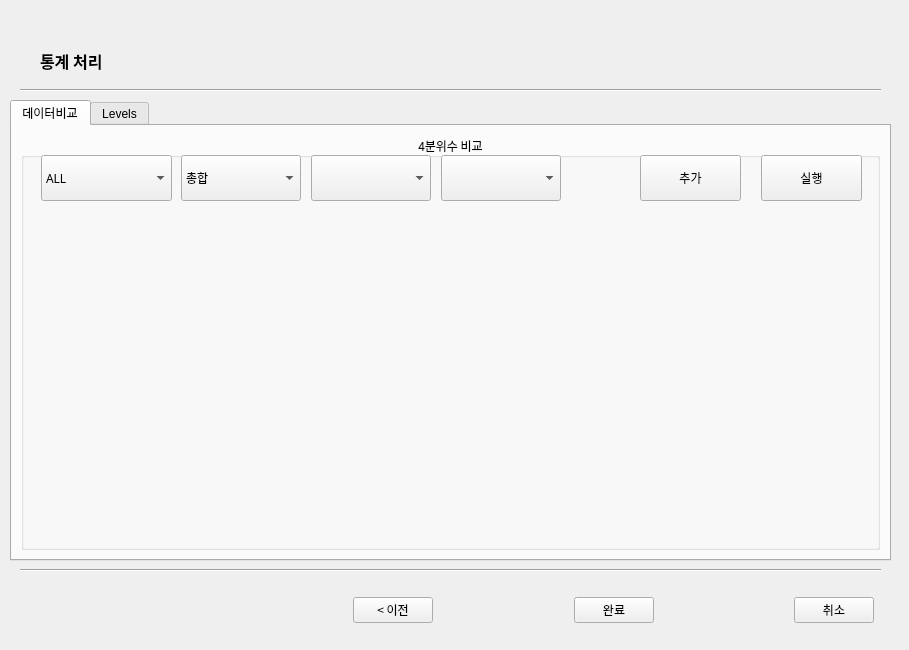
<?xml version="1.0" encoding="UTF-8"?>
<ui version="4.0">
 <class>Import Data</class>
 <widget class="QMainWindow" name="Import Data">
  <property name="geometry">
   <rect>
    <x>0</x>
    <y>0</y>
    <width>909</width>
    <height>650</height>
   </rect>
  </property>
  <property name="windowTitle">
   <string>통계 처리</string>
  </property>
  <widget class="QWidget" name="centralwidget">
   <widget class="Line" name="line">
    <property name="geometry">
     <rect>
      <x>20</x>
      <y>560</y>
      <width>861</width>
      <height>20</height>
     </rect>
    </property>
    <property name="orientation">
     <enum>Qt::Horizontal</enum>
    </property>
   </widget>
   <widget class="QWidget" name="horizontalLayoutWidget_2">
    <property name="geometry">
     <rect>
      <x>353</x>
      <y>580</y>
      <width>521</width>
      <height>61</height>
     </rect>
    </property>
    <property name="font">
     <font>
      <family>맑은 고딕</family>
      <pointsize>9</pointsize>
     </font>
    </property>
    <layout class="QHBoxLayout" name="horizontalLayout_2">
     <item>
      <widget class="QPushButton" name="backButton">
       <property name="font">
        <font>
         <family>맑은 고딕</family>
         <pointsize>9</pointsize>
        </font>
       </property>
       <property name="text">
        <string>&lt; 이전</string>
       </property>
      </widget>
     </item>
     <item>
      <spacer name="horizontalSpacer_4">
       <property name="orientation">
        <enum>Qt::Horizontal</enum>
       </property>
       <property name="sizeHint" stdset="0">
        <size>
         <width>40</width>
         <height>20</height>
        </size>
       </property>
      </spacer>
     </item>
     <item>
      <spacer name="horizontalSpacer">
       <property name="font">
        <font>
         <family>맑은 고딕</family>
         <pointsize>9</pointsize>
        </font>
       </property>
       <property name="orientation">
        <enum>Qt::Horizontal</enum>
       </property>
       <property name="sizeHint" stdset="0">
        <size>
         <width>40</width>
         <height>20</height>
        </size>
       </property>
      </spacer>
     </item>
     <item>
      <widget class="QPushButton" name="finishButton">
       <property name="font">
        <font>
         <family>맑은 고딕</family>
         <pointsize>9</pointsize>
        </font>
       </property>
       <property name="text">
        <string>완료</string>
       </property>
      </widget>
     </item>
     <item>
      <spacer name="horizontalSpacer_3">
       <property name="font">
        <font>
         <family>맑은 고딕</family>
         <pointsize>9</pointsize>
        </font>
       </property>
       <property name="orientation">
        <enum>Qt::Horizontal</enum>
       </property>
       <property name="sizeHint" stdset="0">
        <size>
         <width>40</width>
         <height>20</height>
        </size>
       </property>
      </spacer>
     </item>
     <item>
      <spacer name="horizontalSpacer_2">
       <property name="orientation">
        <enum>Qt::Horizontal</enum>
       </property>
       <property name="sizeHint" stdset="0">
        <size>
         <width>40</width>
         <height>20</height>
        </size>
       </property>
      </spacer>
     </item>
     <item>
      <widget class="QPushButton" name="cancelButton">
       <property name="font">
        <font>
         <family>맑은 고딕</family>
         <pointsize>9</pointsize>
        </font>
       </property>
       <property name="text">
        <string>취소</string>
       </property>
      </widget>
     </item>
    </layout>
   </widget>
   <widget class="Line" name="line_2">
    <property name="geometry">
     <rect>
      <x>20</x>
      <y>80</y>
      <width>861</width>
      <height>20</height>
     </rect>
    </property>
    <property name="orientation">
     <enum>Qt::Horizontal</enum>
    </property>
   </widget>
   <widget class="QLabel" name="label">
    <property name="geometry">
     <rect>
      <x>40</x>
      <y>30</y>
      <width>301</width>
      <height>61</height>
     </rect>
    </property>
    <property name="font">
     <font>
      <family>맑은 고딕</family>
      <pointsize>12</pointsize>
      <weight>75</weight>
      <bold>true</bold>
     </font>
    </property>
    <property name="text">
     <string>통계 처리</string>
    </property>
   </widget>
   <widget class="QTabWidget" name="compareTab_2">
    <property name="geometry">
     <rect>
      <x>10</x>
      <y>100</y>
      <width>881</width>
      <height>461</height>
     </rect>
    </property>
    <property name="currentIndex">
     <number>0</number>
    </property>
    <widget class="QWidget" name="tab2_2">
     <attribute name="title">
      <string>데이터비교</string>
     </attribute>
     <layout class="QGridLayout" name="gridLayout_5">
      <item row="0" column="0">
       <widget class="QGroupBox" name="groupBox">
        <property name="font">
         <font>
          <family>맑은 고딕</family>
         </font>
        </property>
        <property name="title">
         <string>4분위수 비교</string>
        </property>
        <property name="alignment">
         <set>Qt::AlignCenter</set>
        </property>
        <widget class="QWidget" name="layoutWidget">
         <property name="geometry">
          <rect>
           <x>10</x>
           <y>100</y>
           <width>401</width>
           <height>301</height>
          </rect>
         </property>
         <layout class="QHBoxLayout" name="beforePlot"/>
        </widget>
        <widget class="QWidget" name="layoutWidget">
         <property name="geometry">
          <rect>
           <x>430</x>
           <y>100</y>
           <width>411</width>
           <height>301</height>
          </rect>
         </property>
         <layout class="QHBoxLayout" name="afterPlot"/>
        </widget>
        <widget class="QComboBox" name="AllPart">
         <property name="geometry">
          <rect>
           <x>20</x>
           <y>20</y>
           <width>131</width>
           <height>46</height>
          </rect>
         </property>
         <property name="font">
          <font>
           <family>맑은 고딕</family>
          </font>
         </property>
         <item>
          <property name="text">
           <string>ALL</string>
          </property>
         </item>
         <item>
          <property name="text">
           <string>IQR</string>
          </property>
         </item>
        </widget>
        <widget class="QComboBox" name="function">
         <property name="geometry">
          <rect>
           <x>160</x>
           <y>20</y>
           <width>120</width>
           <height>46</height>
          </rect>
         </property>
         <property name="font">
          <font>
           <family>맑은 고딕</family>
          </font>
         </property>
         <item>
          <property name="text">
           <string>총합</string>
          </property>
         </item>
         <item>
          <property name="text">
           <string>평균</string>
          </property>
         </item>
        </widget>
        <widget class="QComboBox" name="columns">
         <property name="geometry">
          <rect>
           <x>290</x>
           <y>20</y>
           <width>120</width>
           <height>46</height>
          </rect>
         </property>
         <property name="sizePolicy">
          <sizepolicy hsizetype="Fixed" vsizetype="Fixed">
           <horstretch>0</horstretch>
           <verstretch>0</verstretch>
          </sizepolicy>
         </property>
         <property name="font">
          <font>
           <family>맑은 고딕</family>
          </font>
         </property>
        </widget>
        <widget class="QComboBox" name="group">
         <property name="geometry">
          <rect>
           <x>420</x>
           <y>20</y>
           <width>120</width>
           <height>46</height>
          </rect>
         </property>
         <property name="font">
          <font>
           <family>맑은 고딕</family>
          </font>
         </property>
        </widget>
        <widget class="QPushButton" name="runButton">
         <property name="geometry">
          <rect>
           <x>740</x>
           <y>20</y>
           <width>101</width>
           <height>46</height>
          </rect>
         </property>
         <property name="font">
          <font>
           <family>맑은 고딕</family>
          </font>
         </property>
         <property name="text">
          <string>실행</string>
         </property>
        </widget>
        <widget class="QPushButton" name="addButton">
         <property name="geometry">
          <rect>
           <x>619</x>
           <y>20</y>
           <width>101</width>
           <height>46</height>
          </rect>
         </property>
         <property name="font">
          <font>
           <family>맑은 고딕</family>
          </font>
         </property>
         <property name="text">
          <string>추가</string>
         </property>
        </widget>
       </widget>
      </item>
     </layout>
    </widget>
    <widget class="QWidget" name="tab1_2">
     <attribute name="title">
      <string>Levels</string>
     </attribute>
     <layout class="QHBoxLayout" name="horizontalLayout_4">
      <item>
       <widget class="QTableWidget" name="LevelTable">
        <property name="font">
         <font>
          <weight>75</weight>
          <bold>true</bold>
         </font>
        </property>
        <property name="sizeAdjustPolicy">
         <enum>QAbstractScrollArea::AdjustToContents</enum>
        </property>
        <property name="rowCount">
         <number>0</number>
        </property>
        <property name="columnCount">
         <number>2</number>
        </property>
        <attribute name="horizontalHeaderCascadingSectionResizes">
         <bool>false</bool>
        </attribute>
        <attribute name="horizontalHeaderDefaultSectionSize">
         <number>150</number>
        </attribute>
        <attribute name="horizontalHeaderStretchLastSection">
         <bool>true</bool>
        </attribute>
        <attribute name="verticalHeaderCascadingSectionResizes">
         <bool>false</bool>
        </attribute>
        <attribute name="verticalHeaderStretchLastSection">
         <bool>false</bool>
        </attribute>
        <column>
         <property name="text">
          <string>범위</string>
         </property>
         <property name="font">
          <font>
           <weight>75</weight>
           <bold>true</bold>
          </font>
         </property>
        </column>
        <column>
         <property name="text">
          <string>대체방법</string>
         </property>
        </column>
       </widget>
      </item>
      <item>
       <layout class="QVBoxLayout" name="verticalLayout_3">
        <item>
         <widget class="QPushButton" name="delButton">
          <property name="font">
           <font>
            <family>맑은 고딕</family>
           </font>
          </property>
          <property name="text">
           <string>삭제</string>
          </property>
         </widget>
        </item>
        <item>
         <spacer name="verticalSpacer_3">
          <property name="orientation">
           <enum>Qt::Vertical</enum>
          </property>
          <property name="sizeHint" stdset="0">
           <size>
            <width>20</width>
            <height>40</height>
           </size>
          </property>
         </spacer>
        </item>
       </layout>
      </item>
     </layout>
    </widget>
   </widget>
  </widget>
 </widget>
 <resources/>
 <connections/>
</ui>
